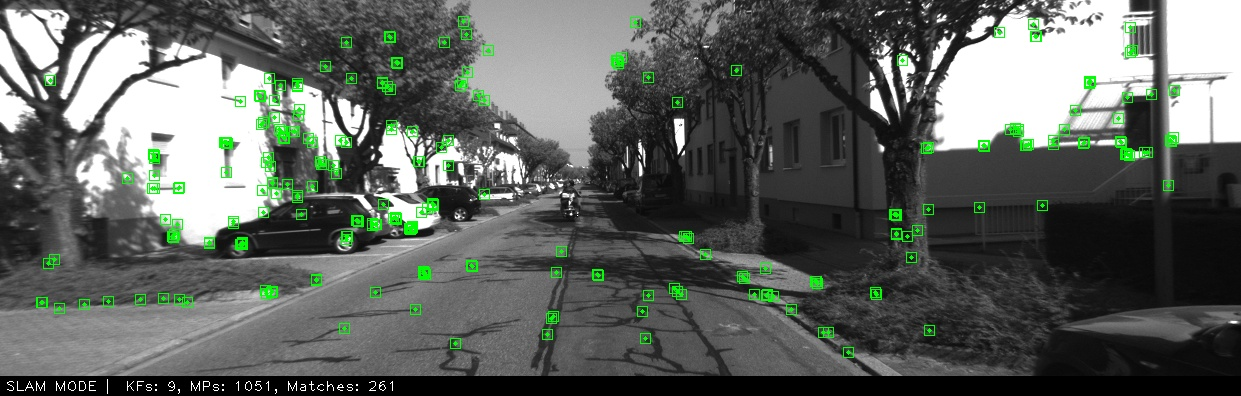
//> input picture image_modified.jpg, 1241 x 396 px; the run also reads 1 picture not shown here
$ ./BA ../image_modified.jpg ../image_raw.jpg   (built with g++ and OpenCV 4, older OpenCV classes emulated)
//> lines starting //> are read from the running program, lines starting //| are printed output that depends on the picture
/**
 * BA Example
 * Author: Xiang Gao
 * Date: 2016.3
 * Email: gaoxiang12@mails.tsinghua.edu.cn
 * https://www.cnblogs.com/gaoxiang12/p/5304272.html
 *
 * 在这个程序中，我们读取两张图像，进行特征匹配。然后根据匹配得到的特征，计算相机运动以及特征点的位置。这是一个典型的Bundle Adjustment，我们用g2o进行优化。
 */

// for std
#include <iostream>
// for opencv
#include <opencv2/core/core.hpp>
#include <opencv2/highgui/highgui.hpp>
#include <opencv2/features2d/features2d.hpp>
#include <boost/concept_check.hpp>
// for g2o
#include <g2o/core/sparse_optimizer.h>
#include <g2o/core/block_solver.h>
#include <g2o/core/robust_kernel.h>
#include <g2o/core/robust_kernel_impl.h>
#include <g2o/core/optimization_algorithm_levenberg.h>
#include <g2o/solvers/cholmod/linear_solver_cholmod.h>
#include <g2o/types/slam3d/se3quat.h>
#include <g2o/types/sba/types_six_dof_expmap.h>

using namespace std;

// 寻找两个图像中的对应点，像素坐标系
// 输入：img1, img2 两张图像
// 输出：points1, points2, 两组对应的2D点
int findCorrespondingPoints(const cv::Mat &img1, const cv::Mat &img2, vector<cv::Point2f> &points1, vector<cv::Point2f> &points2);

// 相机内参
double cx = 325.5;
double cy = 253.5;
double fx = 518.0;
double fy = 519.0;

int main(int argc, char **argv)
{
    // 调用格式：命令 [第一个图] [第二个图]
    if (argc != 3)
    {
        cout << "Usage: ba_example img1, img2" << endl;
        exit(1);
    }

    // 读取图像
    cv::Mat img1 = cv::imread(argv[1]);
//> img1 is the input picture: 396 rows x 1241 cols, CV_8UC3; mean B, G, R 94.6, 100.2, 94.6
    cv::Mat img2 = cv::imread(argv[2]);

    // 找到对应点
    vector<cv::Point2f> pts1, pts2;
    if (findCorrespondingPoints(img1, img2, pts1, pts2) == false)
    {
        cout << "匹配点不够！" << endl;
        return 0;
    }
    cout << "找到了" << pts1.size() << "组对应特征点。" << endl;
    // 构造g2o中的图
    // 先构造求解器
    g2o::SparseOptimizer optimizer;
    // 使用Cholmod中的线性方程求解器
    g2o::BlockSolver_6_3::LinearSolverType *linearSolver = new g2o::LinearSolverCholmod<g2o::BlockSolver_6_3::PoseMatrixType>();
    // 6*3 的参数
    g2o::BlockSolver_6_3 *block_solver = new g2o::BlockSolver_6_3(linearSolver);
    // L-M 下降
    g2o::OptimizationAlgorithmLevenberg *algorithm = new g2o::OptimizationAlgorithmLevenberg(block_solver);

    optimizer.setAlgorithm(algorithm);
    optimizer.setVerbose(false);

    // 添加节点
    // 两个位姿节点
    for (int i = 0; i < 2; i++)
    {
        g2o::VertexSE3Expmap *v = new g2o::VertexSE3Expmap();
        v->setId(i);
        if (i == 0)
            v->setFixed(true); // 第一个点固定为零
        // 预设值为单位Pose，因为我们不知道任何信息
        v->setEstimate(g2o::SE3Quat());
        optimizer.addVertex(v);
    }
    // 很多个特征点的节点
    // 以第一帧为准
    for (size_t i = 0; i < pts1.size(); i++)
    {
        g2o::VertexSBAPointXYZ *v = new g2o::VertexSBAPointXYZ();
        v->setId(2 + i);
        // 由于深度不知道，只能把深度设置为1了
        double z = 1;
        double x = (pts1[i].x - cx) * z / fx;
        double y = (pts1[i].y - cy) * z / fy;
        v->setMarginalized(true);
        v->setEstimate(Eigen::Vector3d(x, y, z));
        optimizer.addVertex(v);
    }

    // 准备相机参数
    g2o::CameraParameters *camera = new g2o::CameraParameters(fx, Eigen::Vector2d(cx, cy), 0);
    camera->setId(0);
    optimizer.addParameter(camera);

    // 准备边
    // 第一帧
    vector<g2o::EdgeProjectXYZ2UV *> edges;
    for (size_t i = 0; i < pts1.size(); i++)
    {
        g2o::EdgeProjectXYZ2UV *edge = new g2o::EdgeProjectXYZ2UV();
        edge->setVertex(0, dynamic_cast<g2o::VertexSBAPointXYZ *>(optimizer.vertex(i + 2)));
        edge->setVertex(1, dynamic_cast<g2o::VertexSE3Expmap *>(optimizer.vertex(0)));
        edge->setMeasurement(Eigen::Vector2d(pts1[i].x, pts1[i].y));
        edge->setInformation(Eigen::Matrix2d::Identity());
        edge->setParameterId(0, 0);
        // 核函数
        edge->setRobustKernel(new g2o::RobustKernelHuber());
        optimizer.addEdge(edge);
        edges.push_back(edge);
    }
    // 第二帧
    for (size_t i = 0; i < pts2.size(); i++)
    {
        g2o::EdgeProjectXYZ2UV *edge = new g2o::EdgeProjectXYZ2UV();
        edge->setVertex(0, dynamic_cast<g2o::VertexSBAPointXYZ *>(optimizer.vertex(i + 2)));
        edge->setVertex(1, dynamic_cast<g2o::VertexSE3Expmap *>(optimizer.vertex(1)));
        edge->setMeasurement(Eigen::Vector2d(pts2[i].x, pts2[i].y));
        edge->setInformation(Eigen::Matrix2d::Identity());
        edge->setParameterId(0, 0);
        // 核函数
        edge->setRobustKernel(new g2o::RobustKernelHuber());
        optimizer.addEdge(edge);
        edges.push_back(edge);
    }

    cout << "开始优化" << endl;
    optimizer.setVerbose(true);
    optimizer.initializeOptimization();
    optimizer.optimize(10);
    cout << "优化完毕" << endl;

    //我们比较关心两帧之间的变换矩阵
    g2o::VertexSE3Expmap *v = dynamic_cast<g2o::VertexSE3Expmap *>(optimizer.vertex(1));
    Eigen::Isometry3d pose = v->estimate();
    cout << "Pose=" << endl
         << pose.matrix() << endl;

    // 以及所有特征点的位置
    for (size_t i = 0; i < pts1.size(); i++)
    {
        g2o::VertexSBAPointXYZ *v = dynamic_cast<g2o::VertexSBAPointXYZ *>(optimizer.vertex(i + 2));
        cout << "vertex id " << i + 2 << ", pos = ";
        Eigen::Vector3d pos = v->estimate();
        cout << pos(0) << "," << pos(1) << "," << pos(2) << endl;
    }

    // 估计inlier的个数
    int inliers = 0;
    for (auto e : edges)
    {
        e->computeError();
        // chi2 就是 error*\Omega*error, 如果这个数很大，说明此边的值与其他边很不相符
        if (e->chi2() > 1)
        {
            cout << "error = " << e->chi2() << endl;
        }
        else
        {
            inliers++;
        }
    }

    cout << "inliers in total points: " << inliers << "/" << pts1.size() + pts2.size() << endl;
    optimizer.save("ba.g2o");
    return 0;
}

int findCorrespondingPoints(const cv::Mat &img1, const cv::Mat &img2, vector<cv::Point2f> &points1, vector<cv::Point2f> &points2)
{
    cv::ORB orb;
    vector<cv::KeyPoint> kp1, kp2;
    cv::Mat desp1, desp2;
    orb(img1, cv::Mat(), kp1, desp1);
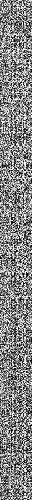
//> desp1: 500 rows x 32 cols, CV_8UC1; min 0, max 255, mean 131.9
//> kp1 = 500 keypoints; strongest (x, y, size): (913, 53, 31), (906, 48, 37.2), (912, 53, 37.2), (917, 59, 31)
    orb(img2, cv::Mat(), kp2, desp2);
//> kp2 has the same summary as kp1
    cout << "分别找到了" << kp1.size() << "和" << kp2.size() << "个特征点" << endl;
//| 分别找到了500和500个特征点

    cv::Ptr<cv::DescriptorMatcher> matcher = cv::DescriptorMatcher::create("BruteForce-Hamming");

    double knn_match_ratio = 0.8;
    vector<vector<cv::DMatch>> matches_knn;
    matcher->knnMatch(desp1, desp2, matches_knn, 2);
//> matches_knn = 500 matches
    vector<cv::DMatch> matches;
    for (size_t i = 0; i < matches_knn.size(); i++)
    {
        if (matches_knn[i][0].distance < knn_match_ratio * matches_knn[i][1].distance)
            matches.push_back(matches_knn[i][0]);
    }
//> after the loop, matches = 500 matches

    if (matches.size() <= 20) //匹配点太少
        return false;

    for (auto m : matches)
    {
        points1.push_back(kp1[m.queryIdx].pt);
        points2.push_back(kp2[m.trainIdx].pt);
    }
//> after the loop, points1 = 500 Points (x, y), first 12: [550, 186], [888, 47], [914, 50], [564, 194], [871, 77], [430, 149], [883, 147], [913, 53], [427, 143], [357, 131], [394, 175], [882, 43]; points2 has the same summary as points1
//> in main, `if (findCorrespondingPoints(img1, img2, pts1, pts2) == false) { cout <..`: pts1 has the same summary as points1 in findCorrespondingPoints; pts2 has the same summary as points1 in findCorrespondingPoints
//| 找到了500组对应特征点。
//> (the run ends here: the program needs code that is not available in this run, at `g2o::SparseOptimizer optimizer;`)
